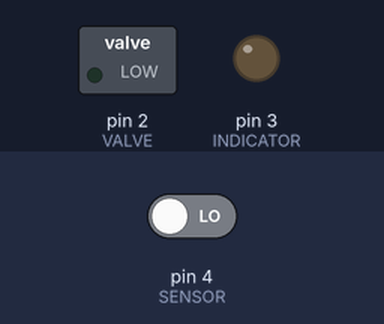
Recording of a sketch running on a simulated Arduino Uno, built with avr-gcc and run on an emulated ATmega328P. On the bench: switched loads named in the sketch (green lamp = pin HIGH), output pins drawn as LEDs (lit = HIGH). The inputs (shaded band) are chosen by the test bench; at power-on: pin 4 (SENSOR) LOW.

Above: at 1.2 s.
1.3 s: pin 4 (SENSOR) driven HIGH
At 4.1 s:
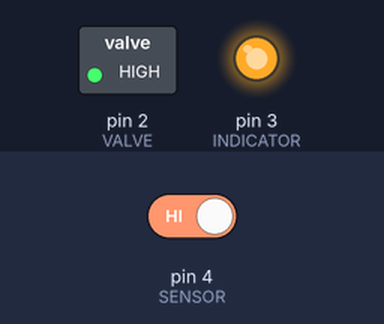
4.3 s: pin 4 (SENSOR) driven LOW
At 5.8 s:
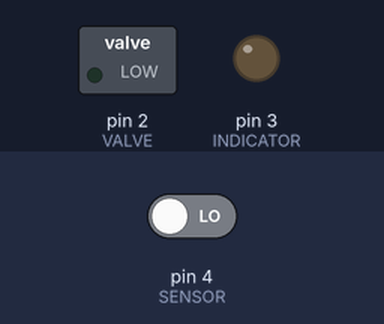
Timing chart, 0 to 7.3 s (numbered marks = the images above; inputs shaded):
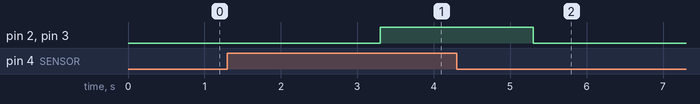

The sketch:

CoffeePot.ino
```cpp
#define SENSOR 4
#define INDICATOR 3
#define VALVE 2

#define DEBOUNCE_START_DELAY 2000
#define MIN_FLOW_TIME 2000
#define MAX_FLOW_TIME 20000

void setup() {
  pinMode(SENSOR, INPUT);
  pinMode(VALVE, OUTPUT);
  pinMode(INDICATOR, OUTPUT);

  digitalWrite(VALVE, LOW);
  digitalWrite(INDICATOR, LOW);
}

void flowOn() {
  digitalWrite(VALVE, HIGH);
  digitalWrite(INDICATOR, HIGH);
}

void flowOff() {
  digitalWrite(VALVE, LOW);
  digitalWrite(INDICATOR, LOW);
}

unsigned long water_low_detected = 0;
unsigned long water_flowing = 0;

void loop() {
  bool sensor_low = digitalRead(SENSOR);

  unsigned long now = millis();

  // If water switches to low, record it switched to low.
  if (sensor_low && !water_low_detected) {
    water_low_detected = now;
  }

  // If water stays low for longer than DEBOUNCE_START_DELAY, flow water into tank.
  if (water_low_detected && !water_flowing && (now > (water_low_detected + DEBOUNCE_START_DELAY))) {
    water_flowing = now;
    flowOn();

    // Minimum activation time to reduce chatter.
    delay(MIN_FLOW_TIME);
  }

  // If the water is not low, but we are on, turn off.
  if (!sensor_low && water_low_detected) {
    water_low_detected = 0;
    water_flowing = 0;
    flowOff();
  }

  // If the water is flowing, see if it's reached the emergency cut off limit.
  if (water_flowing && (now > (water_flowing + MAX_FLOW_TIME))) {
    flowOff();

    // We never exit this state, you have to reset the device.
    while (true) {
        digitalWrite(INDICATOR, LOW);
        delay(500);
        digitalWrite(INDICATOR, HIGH);
        delay(500);
    }
  }
}
```

Measured:
- after the input at 1.3 s, pin 2 (VALVE), pin 3 (INDICATOR): LOW → HIGH after 2.0 s
- after the input at 4.3 s, pin 2 (VALVE), pin 3 (INDICATOR): HIGH → LOW after 1.0 s
